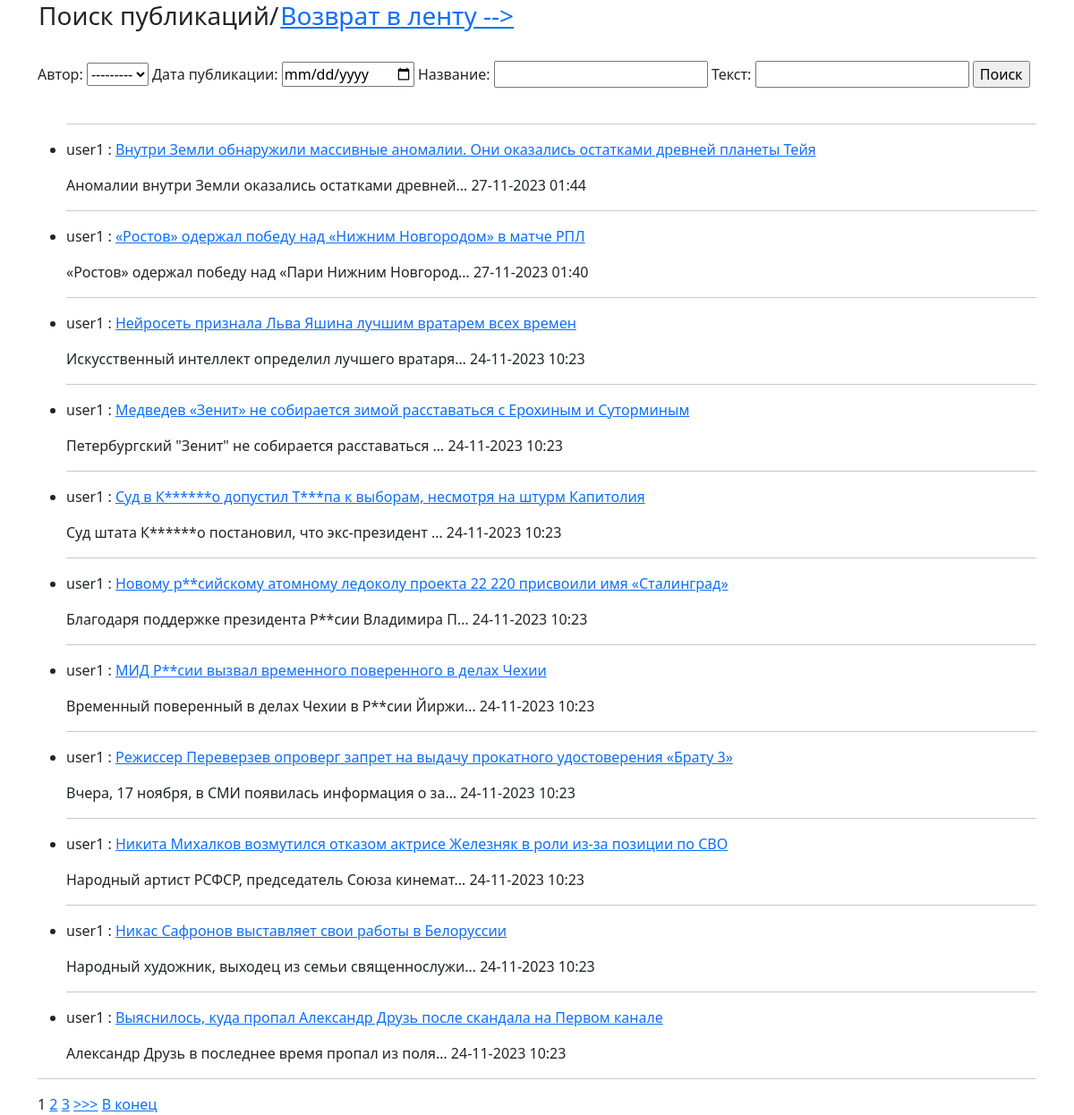
Screenshot of /search with the database file from the repository.
### news/models.py (models this page shows, shortened)
class Post(models.Model):
    article = "AR"
    news = "NW"
    author = models.ForeignKey(Author,on_delete=models.CASCADE)
    post_type_choices = [(article, 'Статья'), (news, 'Новость')]
    post_type = models.CharField(max_length=2, choices=post_type_choices)
    created_at = models.DateTimeField(auto_now_add=True)
    categories = models.ManyToManyField(Category, through='PostCategory')
    title = models.CharField(max_length=255)
    text = models.TextField()
    rating = models.IntegerField(default=0)

class Author(models.Model):
    user = models.OneToOneField(User, on_delete=models.CASCADE)
    rating = models.IntegerField(default=0)
    def __str__(self):
        return self.user.username

### news/views.py (the view)
# urls.py: path('search', SearchList.as_view()),
class SearchList(PostList):
    template_name = 'search.html'
    paginate_by = 2
    def get_context_data(self, **kwargs):
        context = super().get_context_data(**kwargs)
        context['filter'] = PostFilter(self.request.GET, queryset=self.get_queryset())
        return context

### news/templatetags/my_filters.py (called while the page is built)
@register.filter(name='censor')
def censor(value):
    if isinstance(value, str):
        result = str(value)
        for key in censor_dict.keys():
            result = result.replace(key, censor_dict[key])
        return result
    else:
        raise ValueError(f'Нельзя фильтровать то, что отличается от {type(value)}')

### templates/search.html (shortened to what this page needs)
{% extends 'default.html' %}
{% load my_filters %}
{% block content %}
    <h3>
              <table>
          <tr>
          <td>Поиск публикаций/</td>
              <td><a href="/news">Возврат в ленту --></a></td>
          </tr>
          </table>
</h3>
    <br>
    <form method="GET">
        {{ filter.form }}
        <input type="submit" value="Поиск">
    </form>
    <br>
    {% if postList %}
        <ul>
        {% for record in filter.qs %}
            <hr>
            <li>
                <p>
                  {{ record.author }} :  <a href="/news/{{ record.pk }}">{{ record.title|censor }}</a>
                </p>
                <p>
                    <td>{{ record.text|truncatechars:50|censor }}</td>
                    <td>{{ record.created_at|date:'d-m-Y H:i' }}</td>
                </p>
            </li>
        {% endfor %}
        </ul>
        <hr>
        {% if is_paginated %}
            {% for num in page_obj.paginator.page_range %}
                {% if page_obj.number == num %}
                    <a>{{ num }}</a>
                {% elif num > page_obj.number|add:'-3' and num < page_obj.number|add:'3' %}
                    <a href="?page={{ num }}">{{ num }}</a>
                {% endif %}
            {% endfor %}
            {% if page_obj.has_next %}
                <a href="?page={{ page_obj.next_page_number }}">>>></a>
                <a href="?page={{ page_obj.paginator.num_pages }}">В конец</a>
            {% endif %}
        {% endif %}
    {% else %}
        <h3>Новостей нет =(</h3>
    {% endif %}
{% endblock content %}

### templates/default.html (shortened to what this page needs)
<!DOCTYPE html>
<html>
<head>
     {% load static %}
    <link href="{% static 'css/styles.css' %}" rel="stylesheet" />
</head>
<body>
    <div class="container">
        {% block content %}{% endblock %}
    </div>
</body>
</html>

### rows the page displays
Post: author "user1", title|censor "Внутри Земли обнаружили массивные аномалии. Они оказались остатками древней планеты Тейя", text|censor "Аномалии внутри Земли оказались остатками древней…", created_at "27-11-2023 01:44"
Post: author "user1", title|censor "«Ростов» одержал победу над «Нижним Новгородом» в матче РПЛ", text|censor "«Ростов» одержал победу над «Пари Нижним Новгород…", created_at "27-11-2023 01:40"
Post: author "user1", title|censor "Нейросеть признала Льва Яшина лучшим вратарем всех времен", text|censor "Искусственный интеллект определил лучшего вратаря…", created_at "24-11-2023 10:23"
Post: author "user1", title|censor "Медведев «Зенит» не собирается зимой расставаться с Ерохиным и Суторминым", text|censor "Петербургский \"Зенит\" не собирается расставаться …", created_at "24-11-2023 10:23"
Post: author "user1", title|censor "Суд в К******о допустил Т***па к выборам, несмотря на штурм Капитолия", text|censor "Суд штата К******о постановил, что экс-президент …", created_at "24-11-2023 10:23"
Post: author "user1", title|censor "Новому р**сийскому атомному ледоколу проекта 22 220 присвоили имя «Сталинград»", text|censor "Благодаря поддержке президента Р**сии Владимира П…", created_at "24-11-2023 10:23"
Post: author "user1", title|censor "МИД Р**сии вызвал временного поверенного в делах Чехии", text|censor "Временный поверенный в делах Чехии в Р**сии Йиржи…", created_at "24-11-2023 10:23"
Post: author "user1", title|censor "Режиссер Переверзев опроверг запрет на выдачу прокатного удостоверения «Брату 3»", text|censor "Вчера, 17 ноября, в СМИ появилась информация о за…", created_at "24-11-2023 10:23"
Post: author "user1", title|censor "Никита Михалков возмутился отказом актрисе Железняк в роли из-за позиции по СВО", text|censor "Народный артист РСФСР, председатель Союза кинемат…", created_at "24-11-2023 10:23"
Post: author "user1", title|censor "Никас Сафронов выставляет свои работы в Белоруссии", text|censor "Народный художник, выходец из семьи священнослужи…", created_at "24-11-2023 10:23"
Post: author "user1", title|censor "Выяснилось, куда пропал Александр Друзь после скандала на Первом канале", text|censor "Александр Друзь в последнее время пропал из поля…", created_at "24-11-2023 10:23"

### other values shown
{{ num }} "1"
{{ num }} "2" "3"
